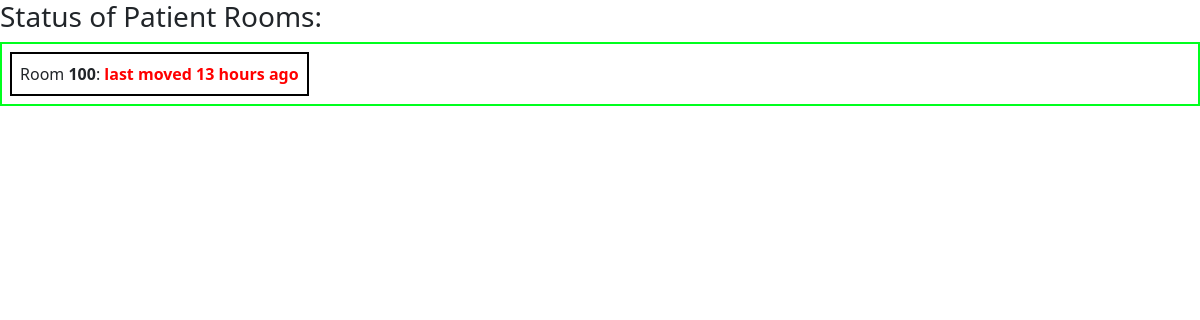
The app's page /, older data.
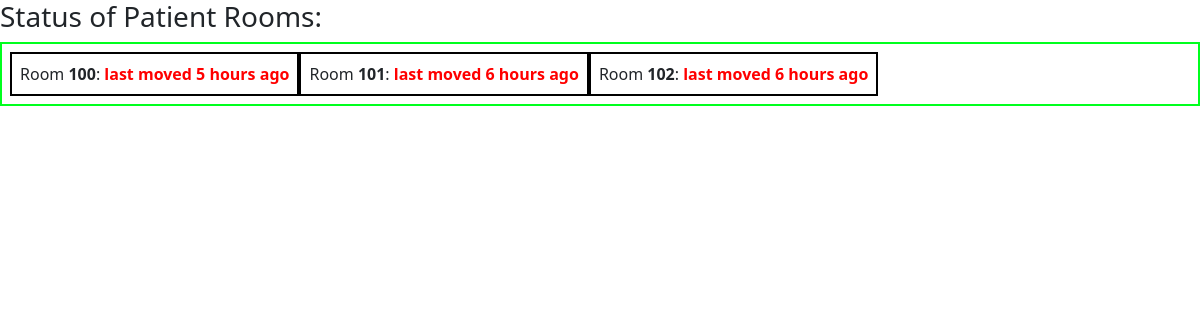
The same page, newer data.
### tables this page shows
CREATE TABLE rooms ( id TEXT PRIMARY KEY, last_moved TIMESTAMP );

### main.py (the view)
@app.route('/')
def index():
    room_ids = crud.list_rooms()
    rooms = []
    for _id in room_ids:
        room = crud.read(_id)
        rooms.append((room.room_id, room.need_move(), room.str_timedelta()))
    return render_template('index.html', rooms=rooms)

### crud.py (called while the page is built)
def read(room_id: str):
    with sqlite3.connect(DB_PATH, detect_types=sqlite3.PARSE_DECLTYPES | sqlite3.PARSE_COLNAMES) as conn:
        result = conn.execute('SELECT last_moved FROM rooms WHERE id=? LIMIT 1', (room_id,)).fetchone()
    return Room(room_id, result[0]) if result is not None else None

def list_rooms():
    with sqlite3.connect(DB_PATH, detect_types=sqlite3.PARSE_DECLTYPES | sqlite3.PARSE_COLNAMES) as conn:
        results = conn.execute('SELECT id FROM rooms').fetchall()
        return [r[0] for r in results] if results is not None else None

    def str_timedelta(self):
        delta = datetime.datetime.now() - self.last_moved
        return format_timedelta(delta, granularity='minute', locale='en_US')

    def need_move(self):
        return datetime.datetime.now() - self.last_moved > datetime.timedelta(hours=2)

### templates/index.html (shortened to what this page needs)
<!doctype html>
<html lang="en">
    <head>
        <link href="https://cdn.jsdelivr.net/npm/bootstrap@5.3.0-alpha1/dist/css/bootstrap.min.css" rel="stylesheet">
        <link href="{{ url_for('static', filename='rooms.css') }}" rel="stylesheet">
    </head>
    <body>
        <h3>Status of Patient Rooms:</h3>
        <ul>
            {% for room in rooms %}
            <li>Room <b>{{ room[0] }}</b>: <span class="{{ 'highlight' if room[1] }}">last moved {{ room[2] }} ago</span></li>
            {% endfor %}
        </ul>
    </body>
</html>

### static/rooms.css (style rules this page uses)
p, ul { border: 2px solid rgb(0, 255, 30); padding: .5em; }
.block, li { border: 2px solid rgb(0, 0, 0); padding: .5em; }
ul { display: flex; list-style: none; }
.highlight { color: red; font-weight: bold; }

Row changes from the older to the newer data that the page shows:
changed rooms id 100: room "13 hours" → "5 hours"
added rooms: id "101", room "6 hours"
added rooms: id "102", room "6 hours"
